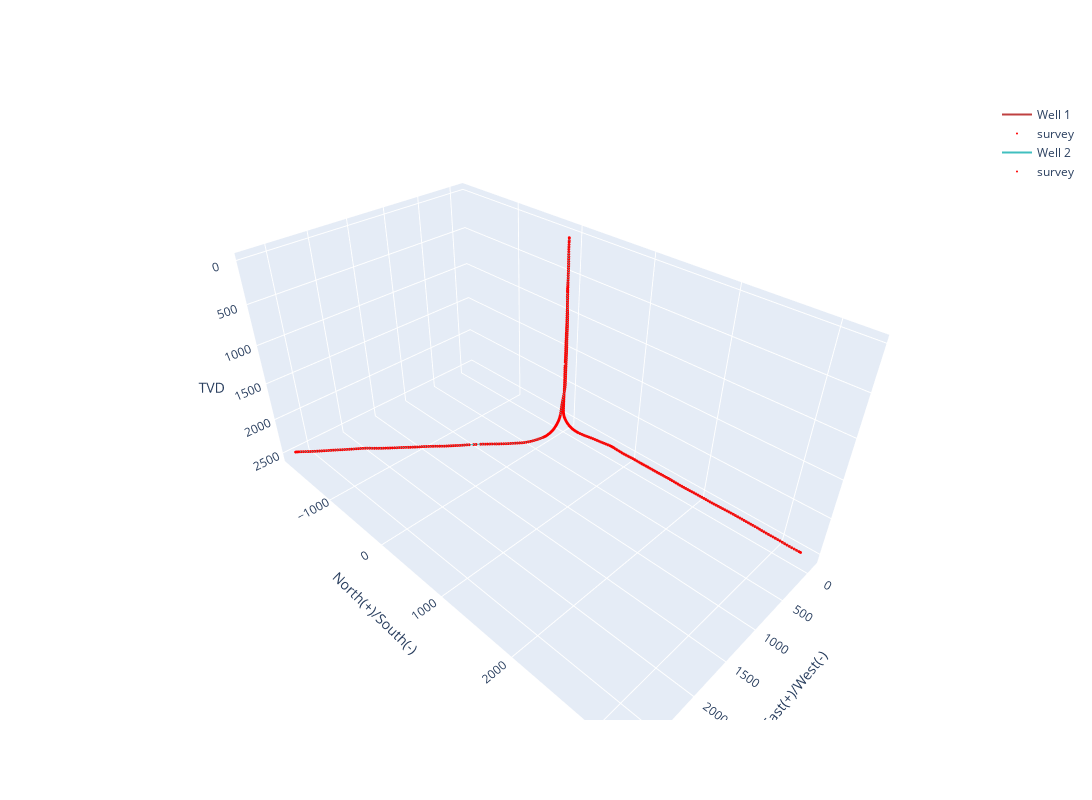

Notebook cell for this chart:
### Code cell
# Create a 3D scatter plot for each well trajectory
fig = go.Figure()

for i, well_survey in enumerate(all_well_surveys):
    # Interpolate survey data for each well
    well_survey_interp = well_survey.interpolate_survey(step=30)

    # Add interpolated survey data as a line (each well in a different color)
    fig.add_trace(go.Scatter3d(
        x=well_survey_interp.x,
        y=well_survey_interp.y,
        z=well_survey_interp.z,
        mode='lines',
        line=dict(color=f'hsl({i * 360 / len(all_well_surveys)}, 50%, 50%)'),
        name=f'Well {i + 1}'
    ))
    fig.add_trace(go.Scatter3d(
    x=well_survey.x,
    y=well_survey.y,
    z=well_survey.z,
    mode='markers',
    marker=dict(color='red', size=1),  # Adjust marker size here
    name='survey'
))

# Reverse the z-axis for better visualization
fig.update_scenes(zaxis_autorange="reversed")

# Customize the layout
fig.update_layout(
    width=1200,  # Set the width of the plot
    height=800,  # Set the height of the plot
    scene=dict(
        xaxis_title='East(+)/West(-)',
        yaxis_title='North(+)/South(-)',
        zaxis_title='TVD'
    )
)

# Show the plot
fig.show()

### Figure 1 — Plotly figure (JSON) as saved in the notebook; plotly's stock layout.template omitted (floating-point values rounded to 4 significant figures; data arrays with more than 128 entries replaced by an {"elided": "..."} marker saying what was removed)
{"data": [{"line": {"color": "hsl(0.0, 50%, 50%)"}, "mode": "lines", "name": "Well 1", "type": "scatter3d", "x": {"elided": "415 float values"}, "y": {"elided": "415 float values"}, "z": {"elided": "415 float values"}}, {"marker": {"color": "red", "size": 1}, "mode": "markers", "name": "survey", "type": "scatter3d", "x": {"elided": "225 float values"}, "y": {"elided": "225 float values"}, "z": {"elided": "225 float values"}}, {"line": {"color": "hsl(180.0, 50%, 50%)"}, "mode": "lines", "name": "Well 2", "type": "scatter3d", "x": {"elided": "410 float values"}, "y": {"elided": "410 float values"}, "z": {"elided": "410 float values"}}, {"marker": {"color": "red", "size": 1}, "mode": "markers", "name": "survey", "type": "scatter3d", "x": {"elided": "222 float values"}, "y": {"elided": "222 float values"}, "z": {"elided": "222 float values"}}], "layout": {"height": 800, "scene": {"xaxis": {"title": {"text": "East(+)/West(-)"}}, "yaxis": {"title": {"text": "North(+)/South(-)"}}, "zaxis": {"autorange": "reversed", "title": {"text": "TVD"}}}, "width": 1200}}
